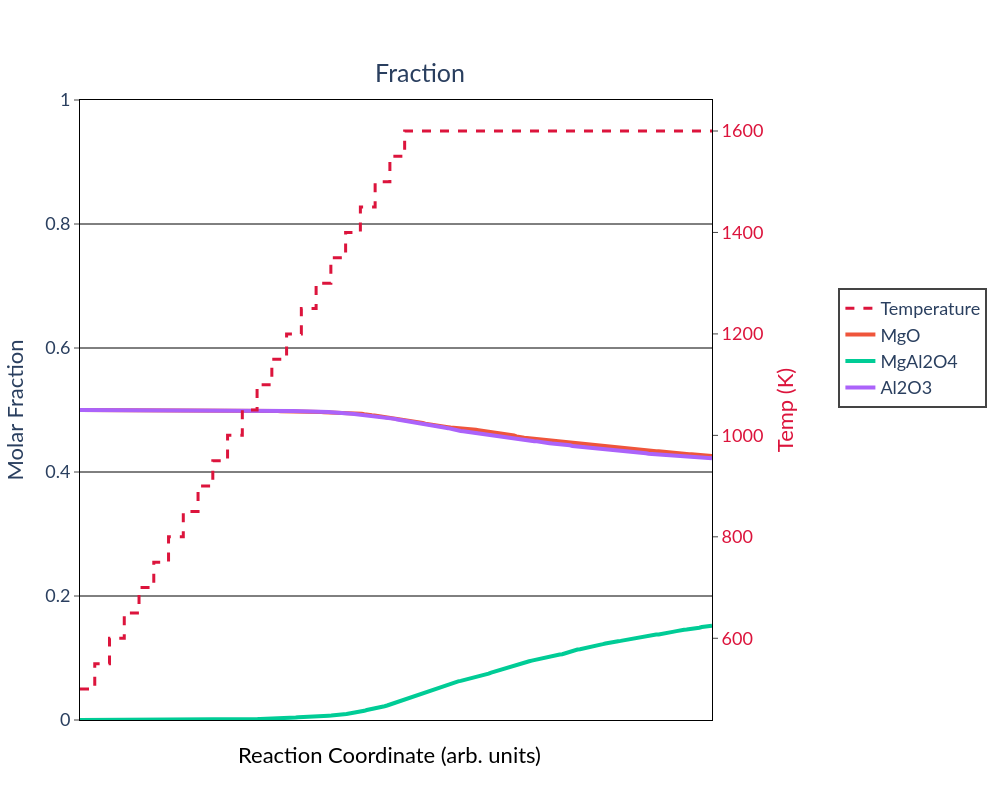
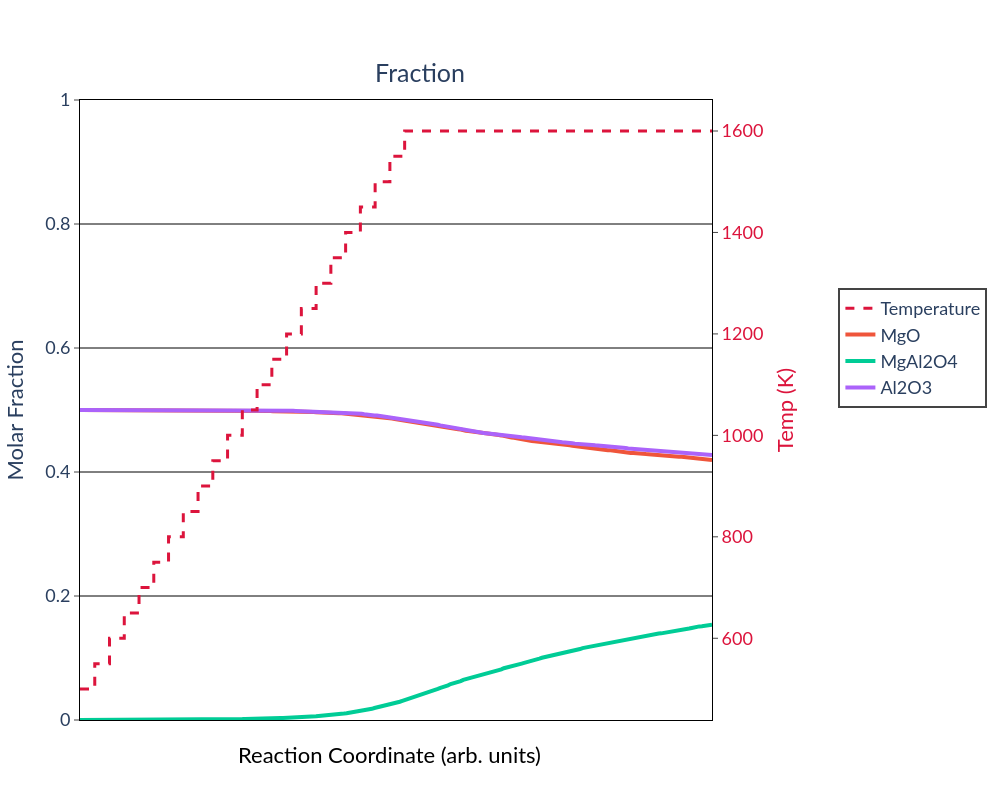
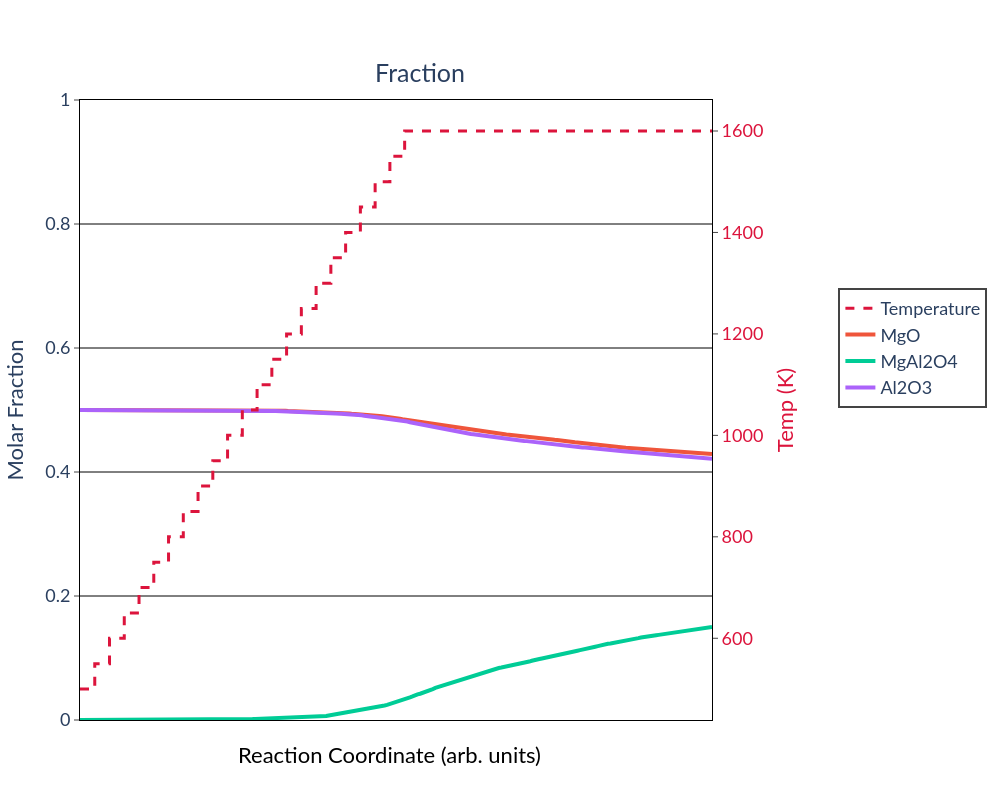

Notebook cell for these charts, in order:
### Markdown cell above
The analysis plots are in this `job_outputs` object in a serialized format. We can deserialize and view them with plotly:

### Code cell
from plotly.io import from_json

for i, serial_plot in enumerate(job_output.molar_fraction_plots):
    print(f"Plotting job {i}...")
    fig = from_json(serial_plot)
    fig.show()

### Figure 1 — Plotly figure (JSON) as saved in the notebook; plotly's stock layout.template omitted (floating-point values rounded to 4 significant figures; data arrays with more than 128 entries replaced by an {"elided": "..."} marker saying what was removed)
{"data": [{"line": {"color": "crimson", "dash": "dash", "width": 3}, "mode": "lines", "name": "Temperature", "type": "scatter", "x": [0, 11.63, 11.63, 23.26, 23.26, 34.88, 34.88, 46.51, 46.51, 58.14, 58.14, 69.77, 69.77, 81.4, 81.4, 93.02, 93.02, 104.7, 104.7, 116.3, 116.3, 127.9, 127.9, 139.5, 139.5, 151.2, 151.2, 162.8, 162.8, 174.4, 174.4, 186.0, 186.0, 197.7, 197.7, 209.3, 209.3, 220.9, 220.9, 232.6, 232.6, 244.2, 244.2, 255.8, 255.8, 267.4, 267.4, 500], "y": [500, 500, 550, 550, 600, 600, 650, 650, 700, 700, 750, 750, 800, 800, 850, 850, 900, 900, 950, 950, 1000, 1000, 1050, 1050, 1100, 1100, 1150, 1150, 1200, 1200, 1250, 1250, 1300, 1300, 1350, 1350, 1400, 1400, 1450, 1450, 1500, 1500, 1550, 1550, 1600, 1600, 1600, 1600], "yaxis": "y2"}, {"line": {"width": 4}, "mode": "lines", "name": "MgO", "type": "scatter", "x": {"elided": "250 int values"}, "y": {"elided": "250 float values"}}, {"line": {"width": 4}, "mode": "lines", "name": "MgAl2O4", "type": "scatter", "x": {"elided": "250 int values"}, "y": {"elided": "250 float values"}}, {"line": {"width": 4}, "mode": "lines", "name": "Al2O3", "type": "scatter", "x": {"elided": "250 int values"}, "y": {"elided": "250 float values"}}], "layout": {"annotations": [{"font": {"color": "black", "family": "Lato", "size": 22}, "showarrow": false, "text": "Reaction Coordinate (arb. units)", "textangle": 0, "x": 0.49, "xref": "paper", "y": -0.08, "yref": "paper"}], "font": {"family": "Lato", "size": 18}, "height": 800, "legend": {"borderwidth": 2, "x": 1.2, "y": 0.6}, "paper_bgcolor": "rgba(0,0,0,0)", "plot_bgcolor": "rgba(0,0,0,0)", "title": {"text": "Fraction", "x": 0.42, "y": 0.92}, "width": 1000, "xaxis": {"autorange": false, "linecolor": "black", "mirror": true, "range": [0, 498], "showline": true, "showticklabels": false, "zeroline": true}, "yaxis": {"gridcolor": "black", "linecolor": "black", "mirror": true, "range": [0, 1], "showgrid": true, "showline": true, "showticklabels": true, "side": "left", "ticks": "outside", "title": {"text": "Molar Fraction"}}, "yaxis2": {"linecolor": "black", "overlaying": "y", "showline": true, "side": "right", "tickfont": {"color": "crimson"}, "ticks": "outside", "title": {"font": {"color": "crimson"}, "text": "Temp (K)"}}}}

### Figure 2 — Plotly figure (JSON) as saved in the notebook; plotly's stock layout.template omitted (floating-point values rounded to 4 significant figures; data arrays with more than 128 entries replaced by an {"elided": "..."} marker saying what was removed)
{"data": [{"line": {"color": "crimson", "dash": "dash", "width": 3}, "mode": "lines", "name": "Temperature", "type": "scatter", "x": [0, 11.63, 11.63, 23.26, 23.26, 34.88, 34.88, 46.51, 46.51, 58.14, 58.14, 69.77, 69.77, 81.4, 81.4, 93.02, 93.02, 104.7, 104.7, 116.3, 116.3, 127.9, 127.9, 139.5, 139.5, 151.2, 151.2, 162.8, 162.8, 174.4, 174.4, 186.0, 186.0, 197.7, 197.7, 209.3, 209.3, 220.9, 220.9, 232.6, 232.6, 244.2, 244.2, 255.8, 255.8, 267.4, 267.4, 500], "y": [500, 500, 550, 550, 600, 600, 650, 650, 700, 700, 750, 750, 800, 800, 850, 850, 900, 900, 950, 950, 1000, 1000, 1050, 1050, 1100, 1100, 1150, 1150, 1200, 1200, 1250, 1250, 1300, 1300, 1350, 1350, 1400, 1400, 1450, 1450, 1500, 1500, 1550, 1550, 1600, 1600, 1600, 1600], "yaxis": "y2"}, {"line": {"width": 4}, "mode": "lines", "name": "MgO", "type": "scatter", "x": {"elided": "250 int values"}, "y": {"elided": "250 float values"}}, {"line": {"width": 4}, "mode": "lines", "name": "MgAl2O4", "type": "scatter", "x": {"elided": "250 int values"}, "y": {"elided": "250 float values"}}, {"line": {"width": 4}, "mode": "lines", "name": "Al2O3", "type": "scatter", "x": {"elided": "250 int values"}, "y": {"elided": "250 float values"}}], "layout": {"annotations": [{"font": {"color": "black", "family": "Lato", "size": 22}, "showarrow": false, "text": "Reaction Coordinate (arb. units)", "textangle": 0, "x": 0.49, "xref": "paper", "y": -0.08, "yref": "paper"}], "font": {"family": "Lato", "size": 18}, "height": 800, "legend": {"borderwidth": 2, "x": 1.2, "y": 0.6}, "paper_bgcolor": "rgba(0,0,0,0)", "plot_bgcolor": "rgba(0,0,0,0)", "title": {"text": "Fraction", "x": 0.42, "y": 0.92}, "width": 1000, "xaxis": {"autorange": false, "linecolor": "black", "mirror": true, "range": [0, 498], "showline": true, "showticklabels": false, "zeroline": true}, "yaxis": {"gridcolor": "black", "linecolor": "black", "mirror": true, "range": [0, 1], "showgrid": true, "showline": true, "showticklabels": true, "side": "left", "ticks": "outside", "title": {"text": "Molar Fraction"}}, "yaxis2": {"linecolor": "black", "overlaying": "y", "showline": true, "side": "right", "tickfont": {"color": "crimson"}, "ticks": "outside", "title": {"font": {"color": "crimson"}, "text": "Temp (K)"}}}}

### Figure 3 — Plotly figure (JSON) as saved in the notebook; plotly's stock layout.template omitted (floating-point values rounded to 4 significant figures; data arrays with more than 128 entries replaced by an {"elided": "..."} marker saying what was removed)
{"data": [{"line": {"color": "crimson", "dash": "dash", "width": 3}, "mode": "lines", "name": "Temperature", "type": "scatter", "x": [0, 11.63, 11.63, 23.26, 23.26, 34.88, 34.88, 46.51, 46.51, 58.14, 58.14, 69.77, 69.77, 81.4, 81.4, 93.02, 93.02, 104.7, 104.7, 116.3, 116.3, 127.9, 127.9, 139.5, 139.5, 151.2, 151.2, 162.8, 162.8, 174.4, 174.4, 186.0, 186.0, 197.7, 197.7, 209.3, 209.3, 220.9, 220.9, 232.6, 232.6, 244.2, 244.2, 255.8, 255.8, 267.4, 267.4, 500], "y": [500, 500, 550, 550, 600, 600, 650, 650, 700, 700, 750, 750, 800, 800, 850, 850, 900, 900, 950, 950, 1000, 1000, 1050, 1050, 1100, 1100, 1150, 1150, 1200, 1200, 1250, 1250, 1300, 1300, 1350, 1350, 1400, 1400, 1450, 1450, 1500, 1500, 1550, 1550, 1600, 1600, 1600, 1600], "yaxis": "y2"}, {"line": {"width": 4}, "mode": "lines", "name": "MgO", "type": "scatter", "x": {"elided": "250 int values"}, "y": {"elided": "250 float values"}}, {"line": {"width": 4}, "mode": "lines", "name": "MgAl2O4", "type": "scatter", "x": {"elided": "250 int values"}, "y": {"elided": "250 float values"}}, {"line": {"width": 4}, "mode": "lines", "name": "Al2O3", "type": "scatter", "x": {"elided": "250 int values"}, "y": {"elided": "250 float values"}}], "layout": {"annotations": [{"font": {"color": "black", "family": "Lato", "size": 22}, "showarrow": false, "text": "Reaction Coordinate (arb. units)", "textangle": 0, "x": 0.49, "xref": "paper", "y": -0.08, "yref": "paper"}], "font": {"family": "Lato", "size": 18}, "height": 800, "legend": {"borderwidth": 2, "x": 1.2, "y": 0.6}, "paper_bgcolor": "rgba(0,0,0,0)", "plot_bgcolor": "rgba(0,0,0,0)", "title": {"text": "Fraction", "x": 0.42, "y": 0.92}, "width": 1000, "xaxis": {"autorange": false, "linecolor": "black", "mirror": true, "range": [0, 498], "showline": true, "showticklabels": false, "zeroline": true}, "yaxis": {"gridcolor": "black", "linecolor": "black", "mirror": true, "range": [0, 1], "showgrid": true, "showline": true, "showticklabels": true, "side": "left", "ticks": "outside", "title": {"text": "Molar Fraction"}}, "yaxis2": {"linecolor": "black", "overlaying": "y", "showline": true, "side": "right", "tickfont": {"color": "crimson"}, "ticks": "outside", "title": {"font": {"color": "crimson"}, "text": "Temp (K)"}}}}
